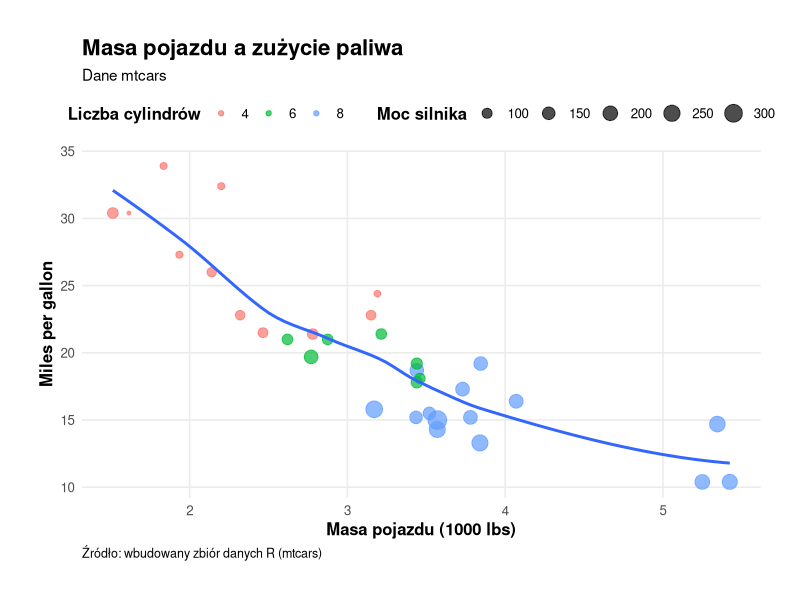
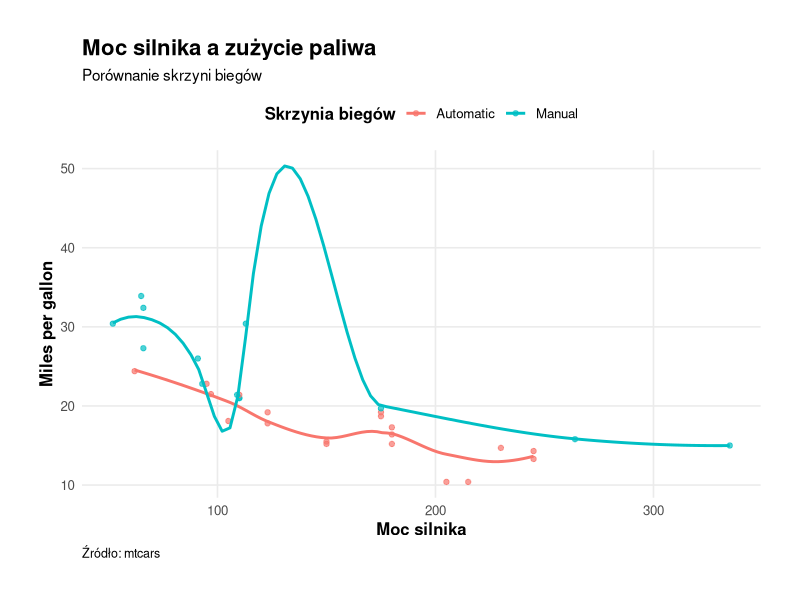
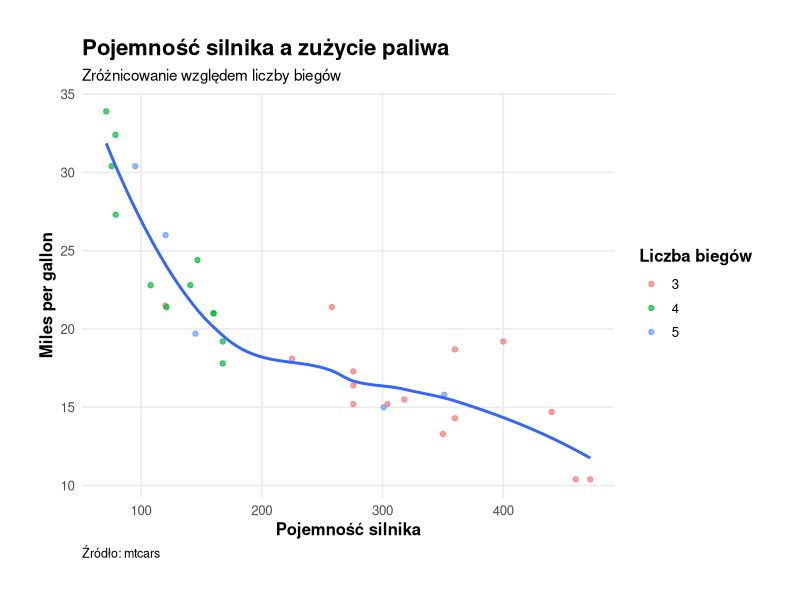

The R source for these figures, in order:
library(ggplot2)
library(dplyr)
library(scales)
data(mtcars)

cars <- mtcars %>%
  mutate(
    cyl = factor(cyl),
    gear = factor(gear),
    am = factor(am, labels = c("Automatic", "Manual"))
  )

base_theme <- theme_minimal(base_size = 12) +
  theme(
    plot.title = element_text(face = "bold", size = 16, hjust = 0),
    plot.subtitle = element_text(size = 11, hjust = 0),
    axis.title = element_text(face = "bold"),
    panel.grid.minor = element_blank(),
    legend.position = "top",
    legend.title = element_text(face = "bold"),
    plot.caption = element_text(size = 9, hjust = 0),
    plot.margin = unit(c(1, 1, 1, 1), "cm")
  )

ggplot(cars, aes(x = wt, y = mpg)) +
  geom_point(aes(color = cyl, size = hp), alpha = 0.7) +
  geom_smooth(se = FALSE) +
  labs(
    title = "Masa pojazdu a zużycie paliwa",
    subtitle = "Dane mtcars",
    caption = "Źródło: wbudowany zbiór danych R (mtcars)",
    x = "Masa pojazdu (1000 lbs)",
    y = "Miles per gallon",
    color = "Liczba cylindrów",
    size = "Moc silnika"
  ) +
  base_theme

ggplot(cars, aes(x = hp, y = mpg)) +
  geom_point(aes(color = am), alpha = 0.7) +
  geom_smooth(aes(color = am), se = FALSE) +
  labs(
    title = "Moc silnika a zużycie paliwa",
    subtitle = "Porównanie skrzyni biegów",
    caption = "Źródło: mtcars",
    x = "Moc silnika",
    y = "Miles per gallon",
    color = "Skrzynia biegów"
  ) +
  base_theme

ggplot(cars, aes(x = disp, y = mpg)) +
  geom_point(aes(color = gear), alpha = 0.7) +
  geom_smooth(se = FALSE) +
  labs(
    title = "Pojemność silnika a zużycie paliwa",
    subtitle = "Zróżnicowanie względem liczby biegów",
    caption = "Źródło: mtcars",
    x = "Pojemność silnika",
    y = "Miles per gallon",
    color = "Liczba biegów"
  ) +
  base_theme +
  theme(legend.position = "right")
